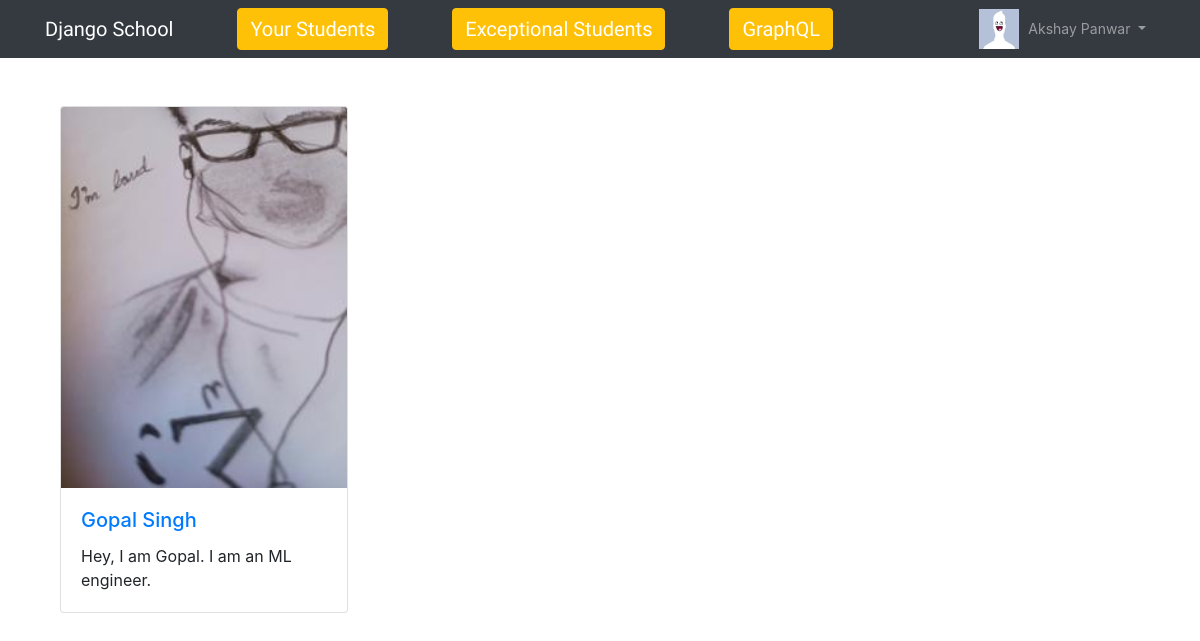
Screenshot of /data/teachers/ (signed in) with the database file from the repository.
### app/models.py (models this page shows, shortened)
class User(AbstractUser):
    is_teacher = models.BooleanField(default=False)
    is_student = models.BooleanField(default=False)

class Profile(models.Model):
    user = models.OneToOneField(User, on_delete=models.CASCADE)
    image = models.ImageField(default='default.jpg', upload_to='profile_pics')
    about = models.TextField(max_length=2000, null=True, blank=True)

class Student(models.Model):
    user = models.OneToOneField(User, on_delete=models.CASCADE, null=True)
    star_students = models.ForeignKey('Teacher', related_name='star_students', on_delete=models.CASCADE, null=True)
    class Meta:
        ordering = ['-id']

### app/views.py (the view)
# urls.py: path('data/teachers/', views.TeacherFilteredListView.as_view(), name='data-detail-teacher'),
@method_decorator([login_required(login_url='app:login'), teacher_required], name='dispatch')
class TeacherFilteredListView(ListView):
    model = Teacher
    template_name = 'app/data.html'
    def get_context_data(self,*args,  **kwargs):
        context = super().get_context_data(**kwargs)
        teacher = Teacher.objects.get(user=self.request.user)
        students = teacher.students.all()
        if students is not None:
            context['students'] = students
            return context
        else:
            context['no_data'] = "No data available"
            return context

### templates/app/data.html (shortened to what this page needs)
{% extends 'base.html' %}
{% block content %}
{% if students %}
<div class='container-fluid mt-5'>
  <div class='row'>
      {% for student in students %}
      <div class='col-xs-12 col-md-4 col-sm-2 gray'>
        <div class="card" style="width: 18rem;">
          <img src="{{ student.user.profile.image.url }}" class="card-img-top" alt="{{ student.user.get_full_name }}" >
          <div class="card-body">
            <h5 class="card-title">
              <a href="{% url 'app:profile_detail_student' student.user.id %}">{{ student.user.get_full_name }}</a>
            </h5>
            <p class="card-text">{{ student.user.profile.about }}</p>
          </div>
        </div>
      </div>
      {% endfor %}
  </div>
</div>
{% endif %}
{% endblock %}

### templates/base.html (shortened to what this page needs)
{% load static %}<!DOCTYPE html>
<html>
  <head>
    <link rel="stylesheet" href="https://cdnjs.cloudflare.com/ajax/libs/font-awesome/4.7.0/css/font-awesome.min.css">
    <link rel="stylesheet" href="{% static 'css/bootstrap.min.css' %}">
    <link rel="stylesheet" href="{% static 'css/app.css' %}">
  </head>
  <body>
    {% block body %}
    <nav class="navbar navbar-expand-sm navbar-dark {% if request.user.is_teacher %}bg-dark{% else %}bg-info{% endif %}">
      <div class="container">
        <a class="navbar-brand" {% if request.user.is_teacher %}href="{% url 'app:teacher_home' %}"{% else %}href="{% url 'app:student_home' %}"{% endif %}>Django School</a>
        {% if request.user.is_student %}
        <a class="btn btn-warning navbar-brand ml-5" href="{% url 'app:data-detail-student' %}">Your Teachers</a>
        <a class="btn btn-warning navbar-brand ml-5" href="{% url 'graphql' %}">GraphQL</a>
        {% elif request.user.is_teacher %}
        <a class="btn btn-warning navbar-brand ml-5" href="{% url 'app:data-detail-teacher' %}">Your Students</a>
        <a class="btn btn-warning navbar-brand ml-5" href="{% url 'app:star_students' %}">Exceptional Students</a>
        <a class="btn btn-warning navbar-brand ml-5" href="{% url 'graphql' %}">GraphQL</a>
        {% endif %}
        <div class="collapse navbar-collapse" id="mainMenu">
          {% if user.is_authenticated %}
            <ul class="navbar-nav ml-auto">
              <li>
                <img src="{{ request.user.profile.image.url }}" alt="{{ request.user.get_full_name }}" width=40 height=40>
              </li>
              <li class="nav-item dropdown">
                <a class="nav-link dropdown-toggle btn btn-sm btn-dark" href="#" id="userMenu" data-toggle="dropdown" aria-haspopup="true" aria-expanded="false">
                  {{ request.user.get_full_name }}
                </a>
              </li>
            </ul>
          {% endif %}
        </div>
      </div>
    </nav>
    <div class="container">
      {% block content %}
      {% endblock %}
    </div>
  {% endblock body %}
  </body>
</html>

### school/static/css/app.css (style rules this page uses)
.navbar-brand { font-family: 'Peralta', cursive; }

### rows the page displays
User: user.profile.image (placeholder picture), user.get_full_name "Akshay Panwar"
Student: user.profile.image (picture), user.get_full_name "Gopal Singh", user.profile.about "Hey, I am Gopal. I am an ML engineer."
